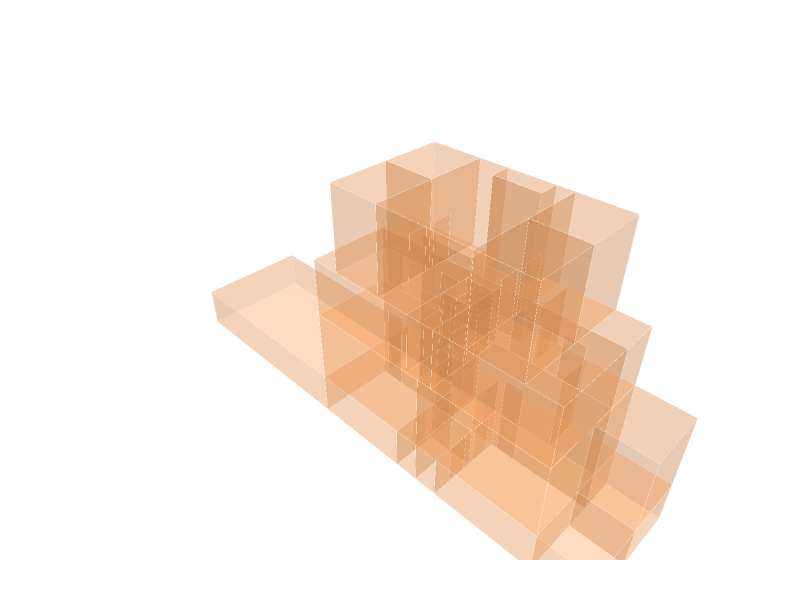

The notebook cell this image was saved under:
### Markdown cell above
## 11. Load Doors

### Code cell
DOOR_PATH = r"C:\Users\etmaglari\IAAC\etmaglari_gML\Homework04\Objects\Old Layout\door.obj"

door_objects = Topology.ByOBJPath(DOOR_PATH, selfMerge=False)
if not isinstance(door_objects, list):
    door_objects = [door_objects]

doors = []
for oi, obj in enumerate(door_objects):
    for w in (Topology.Wires(obj) or []):
        f = Face.ByWire(w)
        if f is None:
            # Collinear or near-degenerate edge in wire — clean and retry
            w2 = Topology.RemoveCollinearEdges(w)
            f  = Face.ByWire(w2) if w2 else None
        if f is not None:
            doors.append(f)
        else:
            print(f"  Warning: door object #{oi+1} wire could not be built as face")

for d in doors:
    Topology.SetDictionary(d, Dictionary.ByKeysValues(["color", "type"], ["#F4A261", "door"]))

print(f"Doors found: {len(doors)}")
door_cluster = Cluster.ByTopologies(doors)

Topology.Show(
    cell_cluster, door_cluster,
    faceColor="#F4A261", faceOpacity=0.25,
    edgeColor="white", edgeWidth=0.5,
    showVertices=False,
    backgroundColor="white",
    width=800, height=600,
    renderer=renderer
)

### Figure 1 — Plotly figure (JSON) as saved in the notebook; plotly's stock layout.template omitted (floating-point values rounded to 4 significant figures; data arrays with more than 128 entries replaced by an {"elided": "..."} marker saying what was removed)
{"data": [{"hoverinfo": "text", "legendgroup": "2", "legendrank": 2, "line": {"color": "white", "dash": "solid", "width": 0.5}, "marker": {"size": 0}, "mode": "lines", "name": "1: Untitled (Edges)", "showlegend": false, "text": "", "type": "scatter3d", "x": {"elided": "1260 float values"}, "y": {"elided": "1260 float values"}, "z": {"elided": "1260 float values"}}, {"cmax": 1, "cmin": 0, "color": "#F4A261", "colorscale": [[0, "#440154"], [0.1111, "#482878"], [0.2222, "#3e4989"], [0.3333, "#31688e"], [0.4444, "#26828e"], [0.5556, "#1f9e89"], [0.6667, "#35b779"], [0.7778, "#6ece58"], [0.8889, "#b5de2b"], [1, "#fde725"]], "flatshading": true, "hoverinfo": "text", "hovertext": "", "i": {"elided": "440 int values"}, "j": {"elided": "440 int values"}, "k": {"elided": "440 int values"}, "legendgroup": "3", "legendrank": 3, "lighting": {"facenormalsepsilon": 0}, "name": "1: Untitled (Faces)", "opacity": 0.25, "showlegend": false, "showscale": false, "text": "", "type": "mesh3d", "x": {"elided": "218 float values"}, "y": {"elided": "218 float values"}, "z": {"elided": "218 float values"}}, {"hoverinfo": "text", "legendgroup": "6", "legendrank": 6, "line": {"color": "white", "dash": "solid", "width": 0.5}, "marker": {"size": 0}, "mode": "lines", "name": "2: Untitled (Edges)", "showlegend": false, "text": "", "type": "scatter3d", "x": {"elided": "384 float values"}, "y": {"elided": "384 float values"}, "z": {"elided": "384 float values"}}, {"cmax": 1, "cmin": 0, "color": "#F4A261", "colorscale": [[0, "#440154"], [0.1111, "#482878"], [0.2222, "#3e4989"], [0.3333, "#31688e"], [0.4444, "#26828e"], [0.5556, "#1f9e89"], [0.6667, "#35b779"], [0.7778, "#6ece58"], [0.8889, "#b5de2b"], [1, "#fde725"]], "flatshading": true, "hoverinfo": "text", "hovertext": "", "i": [0, 0, 4, 4, 8, 8, 12, 12, 16, 16, 20, 20, 24, 24, 28, 28, 32, 32, 36, 36, 40, 40, 44, 44, 48, 48, 52, 52, 56, 56, 60, 60, 64, 64, 68, 68, 72, 72, 76, 76, 80, 80, 84, 84, 88, 88, 92, 92, 96, 96, 100, 100, 104, 104, 108, 108, 112, 112, 116, 116, 120, 120, 124, 124], "j": [1, 2, 5, 6, 9, 10, 13, 14, 17, 18, 21, 22, 25, 26, 29, 30, 33, 34, 37, 38, 41, 42, 45, 46, 49, 50, 53, 54, 57, 58, 61, 62, 65, 66, 69, 70, 73, 74, 77, 78, 81, 82, 85, 86, 89, 90, 93, 94, 97, 98, 101, 102, 105, 106, 109, 110, 113, 114, 117, 118, 121, 122, 125, 126], "k": [2, 3, 6, 7, 10, 11, 14, 15, 18, 19, 22, 23, 26, 27, 30, 31, 34, 35, 38, 39, 42, 43, 46, 47, 50, 51, 54, 55, 58, 59, 62, 63, 66, 67, 70, 71, 74, 75, 78, 79, 82, 83, 86, 87, 90, 91, 94, 95, 98, 99, 102, 103, 106, 107, 110, 111, 114, 115, 118, 119, 122, 123, 126, 127], "legendgroup": "7", "legendrank": 7, "lighting": {"facenormalsepsilon": 0}, "name": "2: Untitled (Faces)", "opacity": 0.25, "showlegend": false, "showscale": false, "text": "", "type": "mesh3d", "x": [-17.44, -17.44, -18.36, -18.36, -20.43, -20.43, -21.35, -21.35, -19.07, -19.07, -20.0, -20.0, -20.43, -20.43, -21.35, -21.35, -19.07, -19.07, -20.0, -20.0, -17.43, -17.43, -18.36, -18.36, -18.0, -18.0, -18.92, -18.92, -19.14, -19.14, -19.14, -19.14, -21.12, -21.12, -22.05, -22.05, -19.58, -19.58, -20.51, -20.51, -21.12, -21.12, -22.05, -22.05, -19.58, -19.58, -20.51, -20.51, -19.14, -19.14, -19.14, -19.14, -19.14, -19.14, -19.14, -19.14, -19.14, -19.14, -19.14, -19.14, -19.14, -19.14, -19.14, -19.14, -17.43, -17.43, -18.36, -18.36, -17.43, -17.43, -18.36, -18.36, -17.71, -17.71, -18.63, -18.63, -19.14, -19.14, -19.14, -19.14, -19.14, -19.14, -19.14, -19.14, -19.14, -19.14, -19.14, -19.14, -17.83, -17.83, -18.75, -18.75, -17.44, -17.44, -18.36, -18.36, -17.44, -17.44, -18.36, -18.36, -19.14, -19.14, -19.14, -19.14, -19.14, -19.14, -19.14, -19.14, -21.12, -21.12, -22.05, -22.05, -21.12, -21.12, -22.05, -22.05, -19.58, -19.58, -20.51, -20.51, -19.58, -19.58, -20.51, -20.51, -19.14, -19.14, -19.14, -19.14], "y": [-18.41, -18.41, -18.41, -18.41, -16.38, -16.38, -16.38, -16.38, -16.38, -16.38, -16.38, -16.38, -20.64, -20.64, -20.64, -20.64, -20.64, -20.64, -20.64, -20.64, -14.28, -14.28, -14.28, -14.28, -20.98, -20.98, -20.98, -20.98, -18.94, -18.94, -18.01, -18.01, -17.86, -17.86, -17.86, -17.86, -17.86, -17.86, -17.86, -17.86, -19.15, -19.15, -19.15, -19.15, -19.15, -19.15, -19.15, -19.15, -23.02, -23.02, -22.09, -22.09, -20.8, -20.8, -19.87, -19.87, -17.04, -17.04, -16.11, -16.11, -13.8, -13.8, -12.88, -12.88, -14.28, -14.28, -14.28, -14.28, -17.03, -17.03, -17.03, -17.03, -22.34, -22.34, -22.34, -22.34, -20.8, -20.8, -19.87, -19.87, -17.04, -17.04, -16.11, -16.11, -13.8, -13.8, -12.88, -12.88, -12.57, -12.57, -12.57, -12.57, -17.03, -17.03, -17.03, -17.03, -14.28, -14.28, -14.28, -14.28, -13.8, -13.8, -12.88, -12.88, -17.04, -17.04, -16.11, -16.11, -17.34, -17.34, -17.34, -17.34, -19.57, -19.57, -19.57, -19.57, -17.34, -17.34, -17.34, -17.34, -19.57, -19.57, -19.57, -19.57, -20.8, -20.8, -19.87, -19.87], "z": [0, 2.04, 2.04, 0, 10.52, 8.484, 8.484, 10.52, 8.484, 10.52, 10.52, 8.484, 10.52, 8.484, 8.484, 10.52, 8.484, 10.52, 10.52, 8.484, 5.711, 7.751, 7.751, 5.711, 5.711, 7.751, 7.751, 5.711, 7.751, 5.711, 5.711, 7.751, 5.711, 7.751, 7.751, 5.711, 5.711, 7.751, 7.751, 5.711, 5.711, 7.751, 7.751, 5.711, 5.711, 7.751, 7.751, 5.711, 5.711, 7.751, 7.751, 5.711, 7.751, 5.711, 5.711, 7.751, 5.711, 7.751, 7.751, 5.711, 5.711, 7.751, 7.751, 5.711, 2.079, 4.119, 4.119, 2.079, 2.079, 4.119, 4.119, 2.079, 2.079, 4.119, 4.119, 2.079, 4.119, 2.079, 2.079, 4.119, 2.079, 4.119, 4.119, 2.079, 2.079, 4.119, 4.119, 2.079, 0, 2.04, 2.04, 0, 0, 2.04, 2.04, 0, 0, 2.04, 2.04, 0, 2.04, 0, 0, 2.04, 0, 2.04, 2.04, 0, 0, 2.04, 2.04, 0, 0, 2.04, 2.04, 0, 0, 2.04, 2.04, 0, 0, 2.04, 2.04, 0, 2.04, 0, 0, 2.04]}], "layout": {"autosize": true, "height": 600, "margin": {"b": 40, "l": 40, "r": 40, "t": 40}, "paper_bgcolor": "#FFFFFF", "plot_bgcolor": "#FFFFFF", "scene": {"aspectmode": "data", "camera": {"center": {"x": 0, "y": 0, "z": 0}, "eye": {"x": -1.25, "y": -1.25, "z": 1.25}, "projection": {"type": "perspective"}, "up": {"x": 0, "y": 0, "z": 1}}, "xaxis": {"visible": false}, "yaxis": {"visible": false}, "zaxis": {"visible": false}}, "showlegend": true, "width": 800, "xaxis": {"showgrid": false, "visible": false, "zeroline": false}, "yaxis": {"showgrid": false, "visible": false, "zeroline": false}}}
